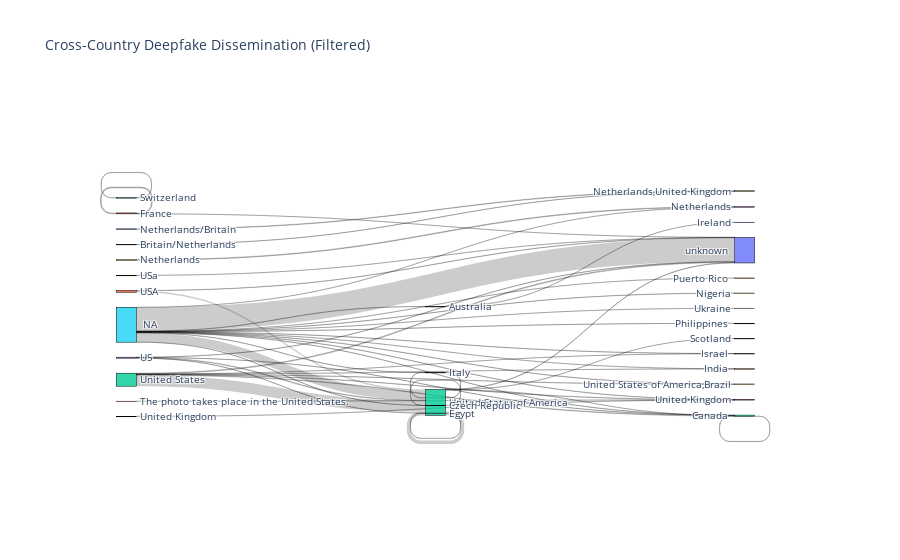

Notebook cell for this chart:
### Code cell
import plotly.graph_objects as go

# Define values to exclude (case-insensitive)
exclude_values = {"n/a", "na", "unknown", "NA", "other", ' NA', 'na','n/a ', "Na", "Other"}
# Convert to lowercase and filter rows that don't contain excluded values
df_filtered = df[
    df['original_source_country'].str.lower().apply(lambda x: x not in exclude_values) &
    df['sharer_country'].str.lower().apply(lambda x: x not in exclude_values)
].copy()

print(df.original_source_country.unique())
# Group flows
flows = df_filtered.groupby(['original_source_country', 'sharer_country']).size().reset_index(name='count')

# Prepare Sankey diagram data
sources = flows['original_source_country'].tolist()
targets = flows['sharer_country'].tolist()
values = flows['count'].tolist()

# Unique labels
labels = list(set(sources + targets))
label_to_index = {label: i for i, label in enumerate(labels)}

# Map labels to indices
source_indices = [label_to_index[src] for src in sources]
target_indices = [label_to_index[tgt] for tgt in targets]

# Create Sankey diagram
fig = go.Figure(data=[go.Sankey(
    node=dict(pad=15, thickness=20, line=dict(color="black", width=0.5),
              label=labels),
    link=dict(source=source_indices, target=target_indices, value=values)
)])

fig.update_layout(title_text="Cross-Country Deepfake Dissemination (Filtered)", font_size=10)
fig.show()

### Figure 1 — Plotly figure (JSON) as saved in the notebook; plotly's stock layout.template omitted (floating-point values rounded to 4 significant figures)
{"data": [{"link": {"source": [5, 5, 5, 5, 5, 5, 5, 5, 5, 5, 5, 5, 5, 5, 5, 30, 27, 2, 18, 13, 21, 21, 1, 29, 10, 25, 6, 23, 23, 23, 23, 11, 11, 24, 15, 22, 22, 22, 22, 22, 22, 22, 12, 12, 12, 12], "target": [30, 2, 18, 14, 3, 1, 8, 9, 28, 4, 17, 26, 12, 19, 20, 0, 7, 2, 18, 13, 21, 20, 1, 8, 7, 25, 26, 2, 13, 12, 20, 12, 20, 20, 26, 2, 14, 3, 26, 12, 19, 20, 2, 16, 12, 20], "value": [2, 3, 1, 2, 2, 2, 1, 2, 1, 1, 1, 3, 108, 2, 280, 1, 3, 3, 1, 1, 10, 1, 2, 8, 6, 3, 1, 1, 1, 8, 2, 18, 4, 1, 1, 7, 1, 1, 3, 129, 3, 9, 1, 1, 43, 5]}, "node": {"label": ["Ireland", "Italy", "Canada ", "Israel ", "Puerto Rico ", " NA", "The photo takes place in the United States. ", "Netherlands,United Kingdom", "Netherlands", "Nigeria", "Netherlands/Britain", "USA ", "United States of America", "Egypt", "India ", "United Kingdom ", "Scotland", "Ukraine", "Czech Republic", "United States of America,Brazil", "unknown ", "France", "United States ", "US ", "USa ", "Switzerland ", "United Kingdom", "Britain/Netherlands", "Philippines ", "Netherlands ", "Australia"], "line": {"color": "black", "width": 0.5}, "pad": 15, "thickness": 20}, "type": "sankey"}], "layout": {"font": {"size": 10}, "title": {"text": "Cross-Country Deepfake Dissemination (Filtered)"}}}
